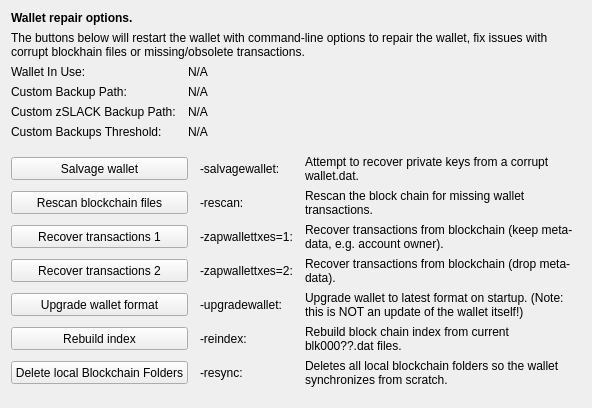
     <widget class="QWidget" name="tab_repair">
      <attribute name="title">
       <string>&amp;Wallet Repair</string>
      </attribute>
      <layout class="QGridLayout" name="gridLayout_4" columnstretch="0,0,0,0">
       <property name="horizontalSpacing">
        <number>12</number>
       </property>
       <item row="0" column="0" colspan="4">
        <widget class="QLabel" name="label_repair_header">
         <property name="font">
          <font>
           <weight>75</weight>
           <bold>true</bold>
          </font>
         </property>
         <property name="text">
          <string>Wallet repair options.</string>
         </property>
        </widget>
       </item>
       <item row="1" column="0" colspan="4">
        <widget class="QLabel" name="label_repair_helptext">
         <property name="font">
          <font>
           <weight>50</weight>
           <bold>false</bold>
          </font>
         </property>
         <property name="text">
          <string>The buttons below will restart the wallet with command-line options to repair the wallet, fix issues with corrupt blockhain files or missing/obsolete transactions.</string>
         </property>
         <property name="wordWrap">
          <bool>true</bool>
         </property>
        </widget>
       </item>
       <item row="2" column="0">
        <widget class="QLabel" name="wallet_path_label">
         <property name="text">
          <string>Wallet In Use:</string>
         </property>
        </widget>
       </item>
       <item row="2" column="1" colspan="3">
        <widget class="QLabel" name="wallet_path">
         <property name="cursor">
          <cursorShape>IBeamCursor</cursorShape>
         </property>
         <property name="text">
          <string>N/A</string>
         </property>
         <property name="textFormat">
          <enum>Qt::PlainText</enum>
         </property>
         <property name="textInteractionFlags">
          <set>Qt::LinksAccessibleByMouse|Qt::TextSelectableByKeyboard|Qt::TextSelectableByMouse</set>
         </property>
        </widget>
       </item>
       <item row="3" column="0">
        <widget class="QLabel" name="wallet_custombackuppath_label">
         <property name="text">
          <string>Custom Backup Path:</string>
         </property>
         <property name="visible">
          <bool>false</bool>
         </property>
        </widget>
       </item>
       <item row="3" column="1" colspan="3">
        <widget class="QLabel" name="wallet_custombackuppath">
         <property name="cursor">
          <cursorShape>IBeamCursor</cursorShape>
         </property>
         <property name="text">
          <string>N/A</string>
         </property>
         <property name="textFormat">
          <enum>Qt::PlainText</enum>
         </property>
         <property name="textInteractionFlags">
          <set>Qt::LinksAccessibleByMouse|Qt::TextSelectableByKeyboard|Qt::TextSelectableByMouse</set>
         </property>
         <property name="visible">
          <bool>false</bool>
         </property>
        </widget>
       </item>
       <item row="4" column="0">
        <widget class="QLabel" name="wallet_customzslackbackuppath_label">
         <property name="text">
          <string>Custom zSLACK Backup Path:</string>
         </property>
         <property name="visible">
          <bool>false</bool>
         </property>
        </widget>
       </item>
       <item row="4" column="1" colspan="3">
        <widget class="QLabel" name="wallet_customzslackbackuppath">
         <property name="cursor">
          <cursorShape>IBeamCursor</cursorShape>
         </property>
         <property name="text">
          <string>N/A</string>
         </property>
         <property name="textFormat">
          <enum>Qt::PlainText</enum>
         </property>
         <property name="textInteractionFlags">
          <set>Qt::LinksAccessibleByMouse|Qt::TextSelectableByKeyboard|Qt::TextSelectableByMouse</set>
         </property>
         <property name="visible">
          <bool>false</bool>
         </property>
        </widget>
       </item>
       <item row="5" column="0">
        <widget class="QLabel" name="wallet_custombackupthreshold_label">
         <property name="text">
          <string>Custom Backups Threshold:</string>
         </property>
         <property name="visible">
          <bool>false</bool>
         </property>
        </widget>
       </item>
       <item row="5" column="1" colspan="3">
        <widget class="QLabel" name="wallet_custombackupthreshold">
         <property name="cursor">
          <cursorShape>IBeamCursor</cursorShape>
         </property>
         <property name="text">
          <string>N/A</string>
         </property>
         <property name="textFormat">
          <enum>Qt::PlainText</enum>
         </property>
         <property name="textInteractionFlags">
          <set>Qt::LinksAccessibleByMouse|Qt::TextSelectableByKeyboard|Qt::TextSelectableByMouse</set>
         </property>
         <property name="visible">
          <bool>false</bool>
         </property>
        </widget>
       </item>
       <item row="6" column="0">
        <spacer name="verticalSpacer_repair1">
         <property name="orientation">
          <enum>Qt::Vertical</enum>
         </property>
         <property name="sizeHint" stdset="0">
          <size>
           <width>10</width>
           <height>10</height>
          </size>
         </property>
        </spacer>
       </item>
       <item row="7" column="0" colspan="2">
        <widget class="QPushButton" name="btn_salvagewallet">
         <property name="minimumSize">
          <size>
           <width>100</width>
           <height>23</height>
          </size>
         </property>
         <property name="text">
          <string>Salvage wallet</string>
         </property>
        </widget>
       </item>
       <item row="7" column="2">
        <widget class="QLabel" name="label_repair_salvage_command">
         <property name="text">
          <string notr="true">-salvagewallet:</string>
         </property>
        </widget>
       </item>
       <item row="7" column="3">
        <widget class="QLabel" name="label_repair_salvage">
         <property name="text">
          <string>Attempt to recover private keys from a corrupt wallet.dat.</string>
         </property>
         <property name="wordWrap">
          <bool>true</bool>
         </property>
        </widget>
       </item>
       <item row="8" column="0" colspan="2">
        <widget class="QPushButton" name="btn_rescan">
         <property name="minimumSize">
          <size>
           <width>100</width>
           <height>23</height>
          </size>
         </property>
         <property name="text">
          <string>Rescan blockchain files</string>
         </property>
        </widget>
       </item>
       <item row="8" column="2">
        <widget class="QLabel" name="label_repair_rescan_command">
         <property name="text">
          <string notr="true">-rescan:</string>
         </property>
        </widget>
       </item>
       <item row="8" column="3">
        <widget class="QLabel" name="label_repair_rescan">
         <property name="text">
          <string>Rescan the block chain for missing wallet transactions.</string>
         </property>
         <property name="wordWrap">
          <bool>true</bool>
         </property>
        </widget>
       </item>
       <item row="9" column="0" colspan="2">
        <widget class="QPushButton" name="btn_zapwallettxes1">
         <property name="minimumSize">
          <size>
           <width>100</width>
           <height>23</height>
          </size>
         </property>
         <property name="text">
          <string>Recover transactions 1</string>
         </property>
        </widget>
       </item>
       <item row="9" column="2">
        <widget class="QLabel" name="label_repair_zap1_command">
         <property name="text">
          <string notr="true">-zapwallettxes=1:</string>
         </property>
        </widget>
       </item>
       <item row="9" column="3">
        <widget class="QLabel" name="label_repair_zap1">
         <property name="text">
          <string>Recover transactions from blockchain (keep meta-data, e.g. account owner).</string>
         </property>
         <property name="wordWrap">
          <bool>true</bool>
         </property>
        </widget>
       </item>
       <item row="10" column="0" colspan="2">
        <widget class="QPushButton" name="btn_zapwallettxes2">
         <property name="minimumSize">
          <size>
           <width>100</width>
           <height>23</height>
          </size>
         </property>
         <property name="text">
          <string>Recover transactions 2</string>
         </property>
        </widget>
       </item>
       <item row="10" column="2">
        <widget class="QLabel" name="label_repair_zap2_command">
         <property name="text">
          <string notr="true">-zapwallettxes=2:</string>
         </property>
        </widget>
       </item>
       <item row="10" column="3">
        <widget class="QLabel" name="label_repair_zap2">
         <property name="text">
          <string>Recover transactions from blockchain (drop meta-data).</string>
         </property>
         <property name="wordWrap">
          <bool>true</bool>
         </property>
        </widget>
       </item>
       <item row="11" column="0" colspan="2">
        <widget class="QPushButton" name="btn_upgradewallet">
         <property name="minimumSize">
          <size>
           <width>100</width>
           <height>23</height>
          </size>
         </property>
         <property name="text">
          <string>Upgrade wallet format</string>
         </property>
        </widget>
       </item>
       <item row="11" column="2">
        <widget class="QLabel" name="label_repair_upgrade_command">
         <property name="text">
          <string notr="true">-upgradewallet:</string>
         </property>
        </widget>
       </item>
       <item row="11" column="3">
        <widget class="QLabel" name="label_repair_upgrade">
         <property name="text">
          <string>Upgrade wallet to latest format on startup. (Note: this is NOT an update of the wallet itself!)</string>
         </property>
         <property name="wordWrap">
          <bool>true</bool>
         </property>
        </widget>
       </item>
       <item row="12" column="0" colspan="2">
        <widget class="QPushButton" name="btn_reindex">
         <property name="minimumSize">
          <size>
           <width>100</width>
           <height>23</height>
          </size>
         </property>
         <property name="text">
          <string>Rebuild index</string>
         </property>
        </widget>
       </item>
       <item row="12" column="2">
        <widget class="QLabel" name="label_repair_reindex_command">
         <property name="text">
          <string notr="true">-reindex:</string>
         </property>
        </widget>
       </item>
       <item row="12" column="3">
        <widget class="QLabel" name="label_repair_reindex">
         <property name="text">
          <string>Rebuild block chain index from current blk000??.dat files.</string>
         </property>
         <property name="wordWrap">
          <bool>true</bool>
         </property>
        </widget>
       </item>
       <item row="13" column="0" colspan="2">
        <widget class="QPushButton" name="btn_resync">
         <property name="minimumSize">
          <size>
           <width>100</width>
           <height>23</height>
          </size>
         </property>
         <property name="text">
          <string>Delete local Blockchain Folders</string>
         </property>
        </widget>
       </item>
       <item row="13" column="2">
        <widget class="QLabel" name="label_repair_resync_command">
         <property name="text">
          <string>-resync:</string>
         </property>
        </widget>
       </item>
       <item row="13" column="3">
        <widget class="QLabel" name="label_repair_resync">
         <property name="text">
          <string>Deletes all local blockchain folders so the wallet synchronizes from scratch.</string>
         </property>
         <property name="wordWrap">
          <bool>true</bool>
         </property>
        </widget>
       </item>
       <item row="14" column="0">
        <spacer name="verticalSpacer_repair2">
         <property name="orientation">
          <enum>Qt::Vertical</enum>
         </property>
         <property name="sizeHint" stdset="0">
          <size>
           <width>20</width>
           <height>10</height>
          </size>
         </property>
        </spacer>
       </item>
      </layout>
     </widget>
